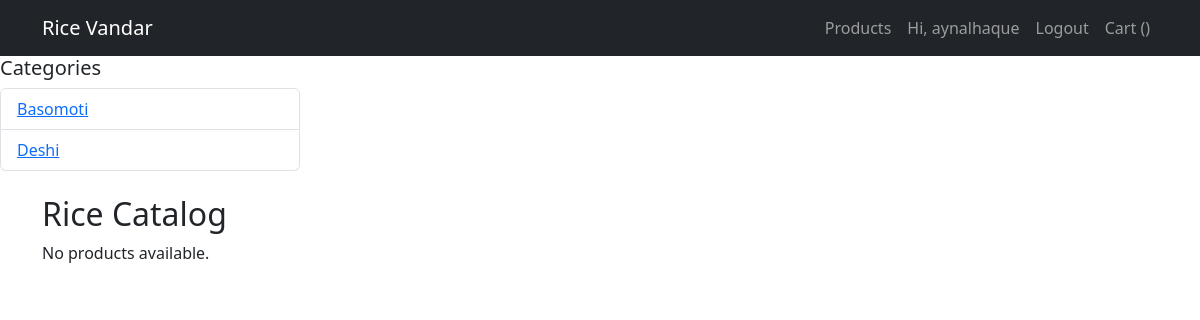
Before: /category/2/ (signed in) with the older database file.
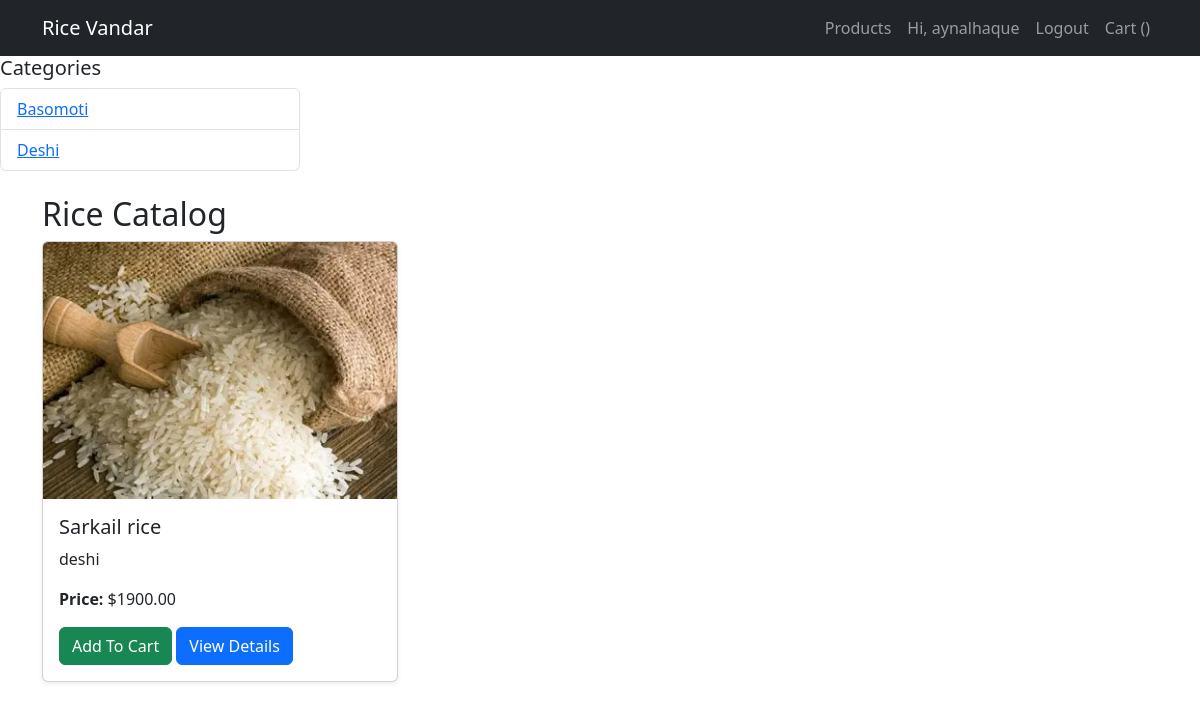
After: the same page with the newer database file.
### catalogue/models.py (models this page shows, shortened)
class RiceCategory(models.Model):
    name = models.CharField(max_length=100, unique=True)
    description = models.TextField(blank=True, null=True)
    class Meta:
        verbose_name_plural = "Rice Categories"

class Product(models.Model):
    name = models.CharField(max_length=200)
    category = models.ForeignKey(RiceCategory, on_delete=models.CASCADE, related_name="products", null=True, blank=True)
    description = models.TextField(blank=True)
    price = models.DecimalField(max_digits=10, decimal_places=2)
    stock = models.PositiveIntegerField(default=0)
    image = models.ImageField(upload_to='products/', blank=True, null=True)
    created_at = models.DateTimeField(auto_now_add=True)
    updated_at = models.DateTimeField(auto_now=True)

### catalogue/views.py (the view)
# urls.py: path('category/<int:category_id>/', views.category_products, name='category_products'),
def category_products(request, category_id):
    category = get_object_or_404(RiceCategory, pk=category_id)
    products = category.products.all()
    categories = RiceCategory.objects.all()
    return render(request, 'catalogue/product_list.html', {'products': products, 'categories': categories})

### templates/catalogue/product_list.html (shortened to what this page needs)
{% extends "base.html" %}
{% block content %}
<h2>Rice Catalog</h2>
<div class="row">
    {% for product in products %}
    <div class="col-md-4 mb-3">
        <div class="card h-100 shadow-sm">
            {% if product.image %}
            <img src="{{ product.image.url }}" class="card-img-top" alt="{{ product.name }}">
            {% endif %}
            <div class="card-body">
                <h5 class="card-title">{{ product.name }}</h5>
                <p class="card-text">{{ product.description|truncatechars:100 }}</p>
                <p class="card-text"><strong>Price:</strong> ${{ product.price }}</p>
             <a href="{% url 'cart:add_to_cart' product.id %}" class="btn btn-success">Add To Cart</a>
                <a href="{% url 'catalogue:product_detail' product.pk %}" class="btn btn-primary">View Details</a>
            </div>
        </div>
    </div>
    {% empty %}
    <p>No products available.</p>
    {% endfor %}
</div>
{% endblock %}

### templates/base.html (shortened to what this page needs)
{% load static %}
<!DOCTYPE html>
<html lang="en">
<head>
    <link rel="stylesheet" href="{% static 'css/styles.css' %}?v={{ time }}">
    <link href="https://cdn.jsdelivr.net/npm/bootstrap@5.3.0/dist/css/bootstrap.min.css" rel="stylesheet">
</head>
<body>
    <nav class="navbar navbar-expand-lg navbar-dark bg-dark">
      <div class="container">
        <a class="navbar-brand " href="{% url 'catalogue:product_list' %}">Rice Vandar</a>
        <div>
          <ul class="navbar-nav">
            <li class="nav-item"><a class="nav-link" href="{% url 'catalogue:product_list' %}">Products</a></li>
            {% if user.is_authenticated %}
              <li class="nav-item"><a class="nav-link" href="{% url 'accounts:profile' %}">Hi, {{ user.username }}</a></li>
              <li class="nav-item"><a class="nav-link" href="{% url 'accounts:logout' %}">Logout</a></li>
            {% else %}
              <li class="nav-item"><a class="nav-link" href="{% url 'accounts:login' %}">Login</a></li>
              <li class="nav-item"><a class="nav-link" href="{% url 'accounts:register' %}">Register</a></li>
            {% endif %}
            <li class="nav-item"><a class="nav-link" href="{% url 'cart:view_cart' %}">Cart ({{ cart_item_count }})</a></li>
          </ul>
        </div>
      </div>
    </nav>
 <div class="col-md-3">
                <h5>Categories</h5>
                <ul class="list-group">
                    {% for cat in categories %}
                        <li class="list-group-item">
                            <a href="{% url 'catalogue:category_products' cat.id %}">{{ cat.name }}</a>
                        </li>
                    {% empty %}
                        <li class="list-group-item">No categories available</li>
                    {% endfor %}
                </ul>
            </div>
    <div class="container mt-4">
        {% block content %}{% endblock %}
    </div>
</body>
</html>

Changed rows visible on the page:
added Product: image (picture), name "Sarkail rice", description "deshi", price "1900.00"
Other visible differences:
text no longer shown: "No products available."
